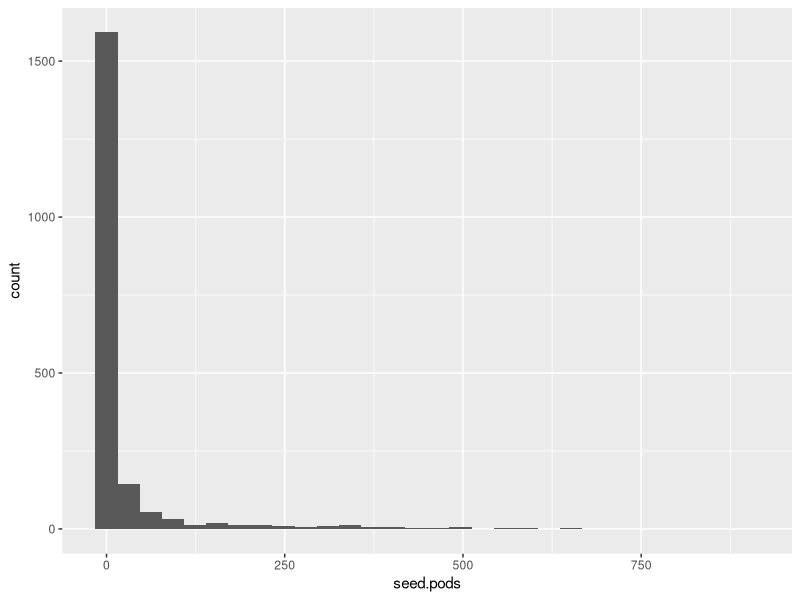
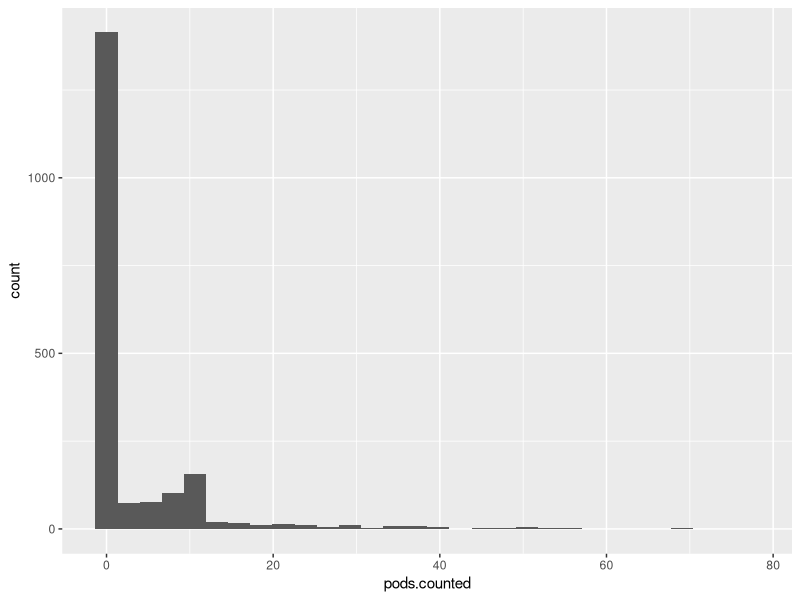
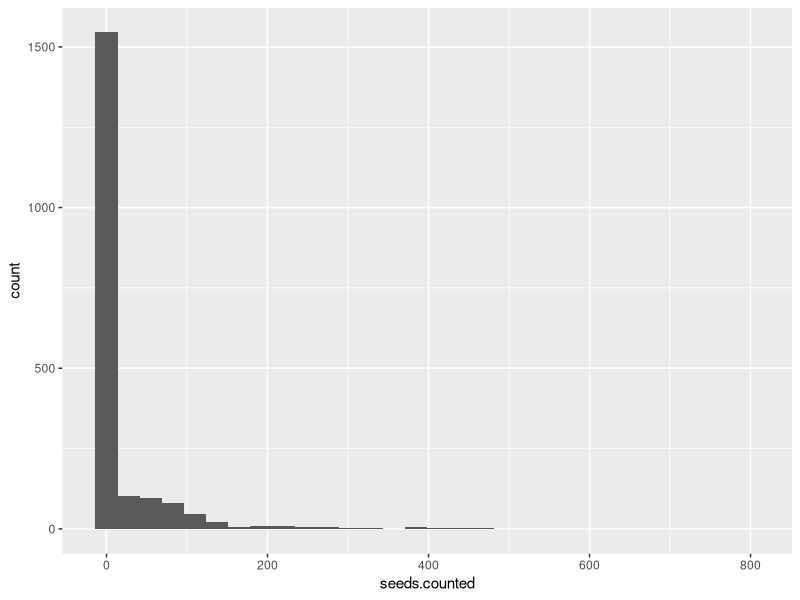
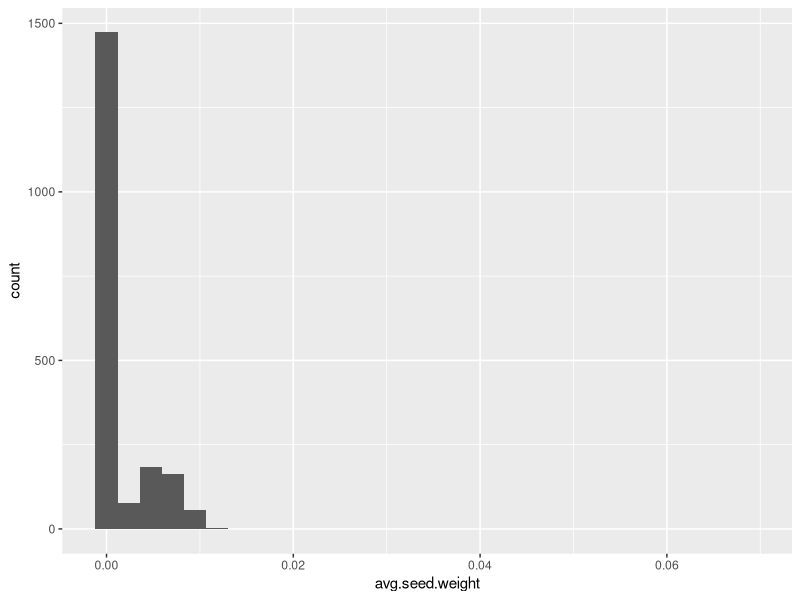

The R source for these figures, in order: (Note: this script raises an error after producing the figures.)
## ---- chunk 1
knitr::opts_chunk$set(tidy = FALSE, fig.height = 4)
## ---- chunk 2
library(dplyr)
library(ggplot2)
## ---- chunk 3
setwd("../data")
jsg.df <- read.csv("CfE2_data.csv", header = TRUE)
## ---- chunk 4
ggplot(jsg.df, aes(x = seed.pods)) + geom_histogram()
ggplot(jsg.df, aes(x = pods.counted)) + geom_histogram()
ggplot(jsg.df, aes(x = seeds.counted)) + geom_histogram()
ggplot(jsg.df, aes(x = avg.seed.weight)) + geom_histogram()
## ---- chunk 5
plot(seed.pods ~ region,data = jsg.df)
ggplot(jsg.df, aes(x = seed.pods, fill = region)) + geom_histogram()
